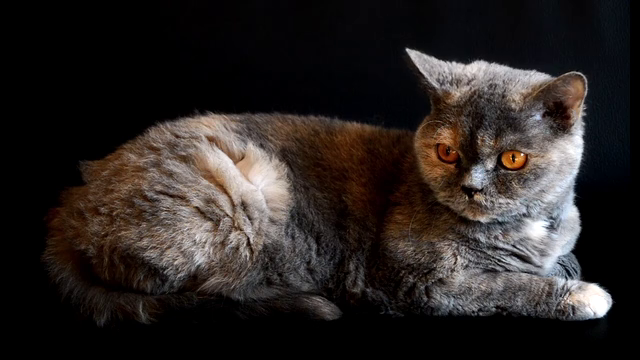
#> input picture frame 77 of opencv/study/PythonCode/images/video7.mp4, 640 x 360 px, given in place of video2.mp4, which was not available
$ python c3_bgSubtraction.py
#> lines starting #> are read from the running program, lines starting #| are printed output that depends on the picture; after the words box and inside, x2 and y2 are one past the last pixel; in counts of white or black regions, pixels touching at a corner belong together; pictures that were not available may be replaced by others from this repository, and a replacement may not be noted
### opencv/study/PythonCode/createFolder.py
import os

# 폴더 생성하기
def createFolder(dir):
    try:
        if not os.path.exists(dir):
            os.makedirs(dir)
    except OSError:
        print ('Error: createFolder')

### opencv/study/PythonCode/c3_bgSubtraction.py
# 전경-배경 분할 예제 (c3_bgSubtraction.py)

# 관련 라이브러리 선언
import numpy as np
import cv2
from imgRead import imgRead
from createFolder import createFolder
from matplotlib import pyplot as plt

save_dir = './code_res_imgs/c3_bgSubtraction'
createFolder(save_dir)

# 동영상 불러오기
cap = cv2.VideoCapture('./images/video2.mp4')

# 전경-배경 분할 수행자 선언
bgMethod1 = cv2.createBackgroundSubtractorMOG2()
bgMethod2 = cv2.createBackgroundSubtractorKNN()
bgMethod1_blur = cv2.createBackgroundSubtractorMOG2()
bgMethod2_blur = cv2.createBackgroundSubtractorKNN()
bgMethod3 = cv2.bgsegm.createBackgroundSubtractorCNT()
bgMethod4 = cv2.bgsegm.createBackgroundSubtractorGMG()
bgMethod5 = cv2.bgsegm.createBackgroundSubtractorMOG()

imgIndex = 1
while(cap.isOpened()):
    # 영상이 읽어오고, 존재하지 않으면 while 종료
    ret, frame = cap.read()
#> frame is the input picture: shape (360, 640, 3); mean B, G, R 34.8, 36.6, 42.2
    if frame is None:
        break

    # 전경 배경 분리 수행
    frame = cv2.resize(frame, (320, 240))
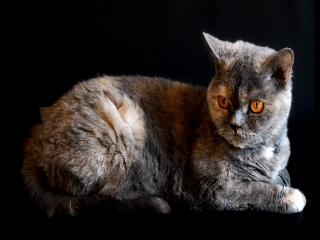
#> frame: shape (240, 320, 3); mean B, G, R 34.8, 36.6, 42.2
    if imgIndex != 1:
        bgMOG = bgMethod1.getBackgroundImage()
        bgKNN = bgMethod2.getBackgroundImage()
        bgMOG_blur = bgMethod1_blur.getBackgroundImage()
        bgKNN_blur = bgMethod2_blur.getBackgroundImage()
    fgMOG = bgMethod1.apply(frame, learningRate = -1)
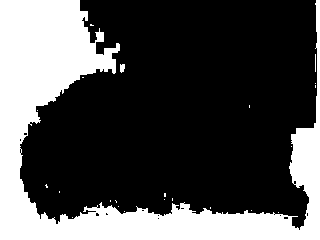
#> fgMOG: shape (240, 320); values 127 (black) and 255 (white), 30.4% white; 23 white regions (21 under 20 px), largest, box (x1, y1, x2, y2) and area: (0, 0, 320, 240) 23253, (120, 64, 125, 73) 37
    fgKNN = bgMethod2.apply(frame)
#> fgKNN: shape (240, 320); every value is 255
    fgMOG_blur = bgMethod1_blur.apply(cv2.blur(frame, (5,5)), learningRate=-1)
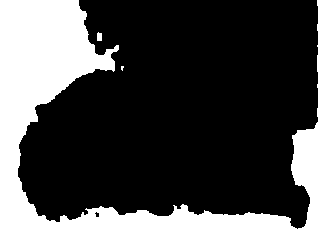
#> fgMOG_blur: shape (240, 320); values 127 (black) and 255 (white), 28.9% white; 3 white regions (1 under 20 px), largest, box (x1, y1, x2, y2) and area: (0, 0, 320, 240) 22154, (97, 32, 102, 41) 41
    fgKNN_blur = bgMethod2_blur.apply(cv2.blur(frame, (5,5)))

    cv2.imshow('input frame', frame)
    cv2.imshow('fg using mog2', fgMOG)
    cv2.imshow('fg using knn', fgKNN)
    cv2.imshow('fg using mog2(blur)', fgMOG_blur)
    cv2.imshow('fg using knn(blur)', fgKNN_blur)
    if imgIndex != 1:
        cv2.imshow('bg knn', bgKNN)
        cv2.imshow('bg mog2', bgMOG)
        cv2.imshow('bg knn_blur', bgKNN_blur)
        cv2.imshow('bg mog2_blur', bgMOG_blur)
    cv2.waitKey(1)

    # 영상 저장
    cv2.imwrite(save_dir + "/" + str(imgIndex) + "_in.jpg", frame)
    cv2.imwrite(save_dir + "/" + str(imgIndex) + "_mog2.jpg", fgMOG)
    cv2.imwrite(save_dir + "/" + str(imgIndex) + "_knn.jpg", fgKNN)
    cv2.imwrite(save_dir + "/" + str(imgIndex) + "_mog2_blur.jpg", fgMOG_blur)
    cv2.imwrite(save_dir + "/" + str(imgIndex) + "_knn_blur.jpg", fgKNN_blur)
    if imgIndex != 1:
        cv2.imwrite(save_dir + "/" + str(imgIndex) + "_bgMog2.jpg", bgMOG)
        cv2.imwrite(save_dir + "/" + str(imgIndex) + "_bgKnn.jpg", bgKNN)
        cv2.imwrite(save_dir + "/" + str(imgIndex) + "_bgMog2_blur.jpg", bgMOG_blur)
        cv2.imwrite(save_dir + "/" + str(imgIndex) + "_bgKnn_blur.jpg", bgKNN_blur)
    imgIndex += 1

$ run again, starting later in the video
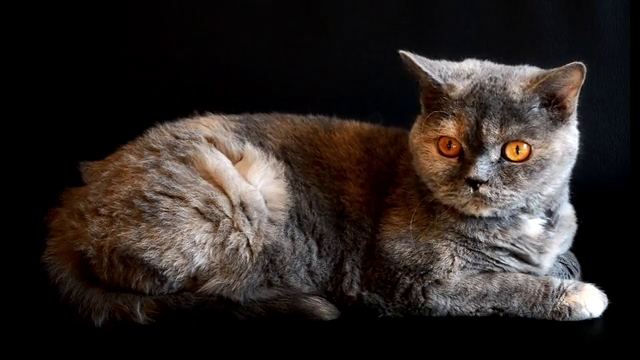
#> input picture frame 346 of opencv/study/PythonCode/images/video7.mp4, 640 x 360 px, given in place of video2.mp4, which was not available
#> frame is the input picture: shape (360, 640, 3); mean B, G, R 36.2, 39.1, 46.3
#> frame: shape (240, 320, 3)
#> `fgMOG = bgMethod1.apply(frame, learningRate = -1)`:
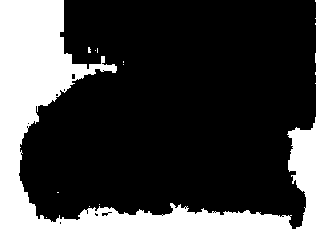
#> fgMOG: shape (240, 320); values 127 (black) and 255 (white), 27.8% white; 10 white regions (9 under 20 px), largest, box (x1, y1, x2, y2) and area: (0, 0, 320, 240) 21302
#> fgKNN: shape (240, 320); every value is 255
#> `fgMOG_blur = bgMethod1_blur.apply(cv2.blur(frame, (5,5)), learningRate..`:
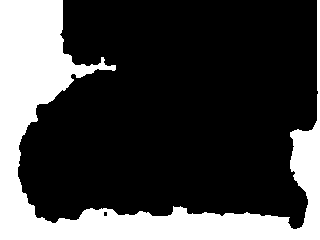
#> fgMOG_blur: shape (240, 320); values 127 (black) and 255 (white), 26.5% white; 1 white region, box (x1, y1, x2, y2) and area: (0, 0, 320, 240) 20362

$ run again, starting later in the video
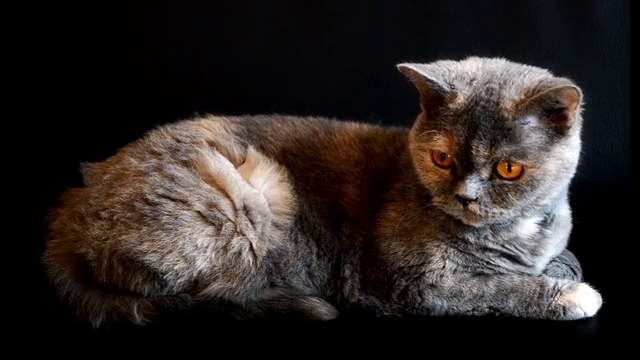
#> input picture frame 616 of opencv/study/PythonCode/images/video7.mp4, 640 x 360 px, given in place of video2.mp4, which was not available
#> frame is the input picture: shape (360, 640, 3); mean B, G, R 36.3, 38.6, 45.3
#> frame: shape (240, 320, 3)
#> `fgMOG = bgMethod1.apply(frame, learningRate = -1)`:
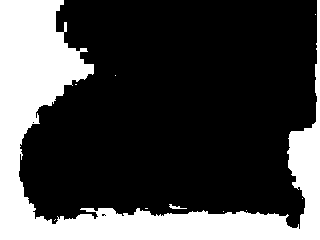
#> fgMOG: shape (240, 320); values 127 (black) and 255 (white), 27.5% white; 10 white regions (8 under 20 px), largest, box (x1, y1, x2, y2) and area: (0, 0, 320, 240) 21057, (169, 204, 187, 209) 39
#> fgKNN: shape (240, 320); every value is 255
#> `fgMOG_blur = bgMethod1_blur.apply(cv2.blur(frame, (5,5)), learningRate..`:
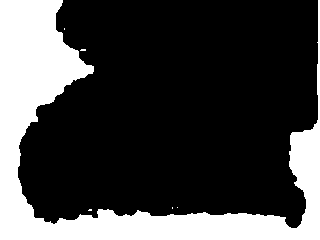
#> fgMOG_blur: shape (240, 320); values 127 (black) and 255 (white), 26.1% white; 6 white regions (5 under 20 px), largest, box (x1, y1, x2, y2) and area: (0, 0, 320, 240) 20055
